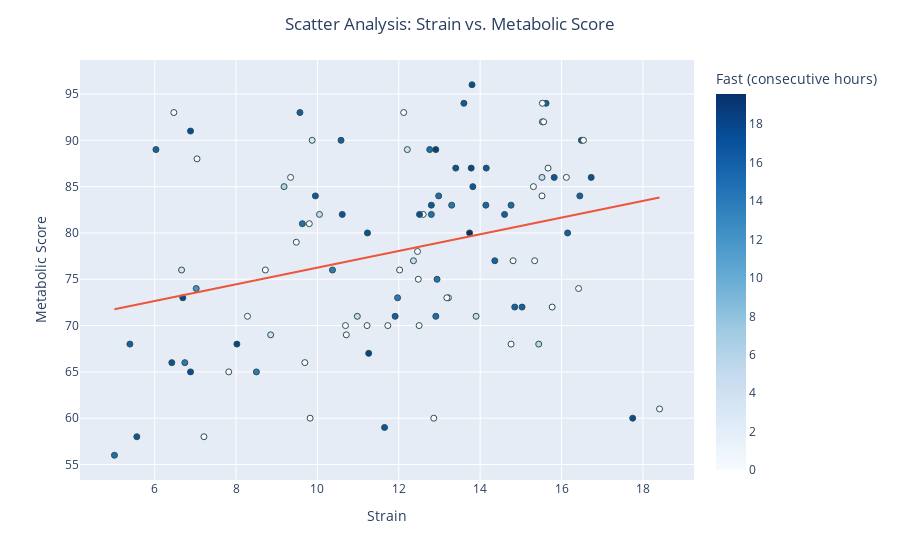

The code cell stored with this chart in its notebook:
### Code cell
fig = pt.plotly_scatter(dataset=all_data, 
                        x_selection="Strain",
                        y_selection="Metabolic Score",
                        color_selection="Fast (consecutive hours)",
                        hover=[all_data.index]
                       )
fig.show()
